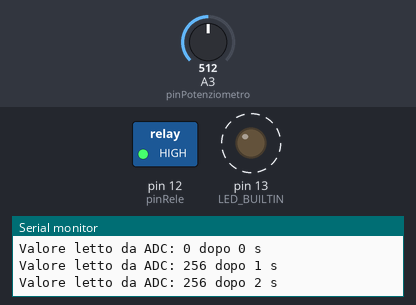
This sketch was run on a simulated Arduino Uno, built with avr-gcc and run on an emulated ATmega328P. On the bench: switched loads named in the sketch (green lamp = pin HIGH), output pins drawn as LEDs (lit = HIGH), the last lines printed to the serial monitor. Dashed ring = blinking. Inputs (shaded band) come from the test bench; at power-on: A3 (pinPotenziometro) = 512. Pins used as bus, display or sensor lines are not drawn.

Above: at 2.8 s.
2.9 s: A3 (pinPotenziometro) set to 74
4.5 s: A3 (pinPotenziometro) set to 63
At 5.4 s:
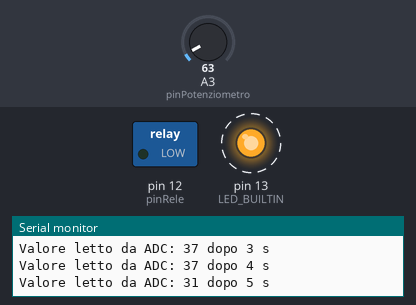
8.7 s: A3 (pinPotenziometro) set to 122
At 9.7 s:
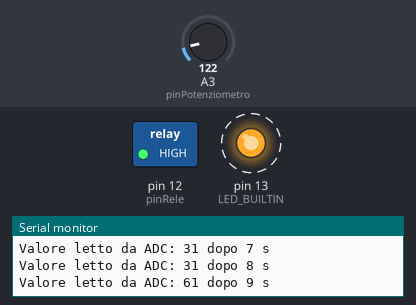
12.9 s: A3 (pinPotenziometro) set to 25
At 14.8 s:
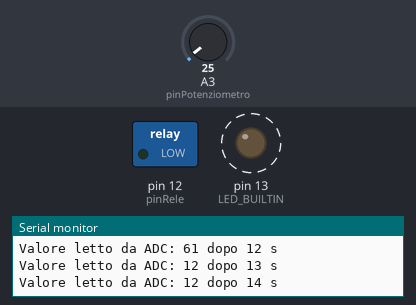
Timing chart, 0 to 18.1 s (numbered marks = the images above; inputs shaded):
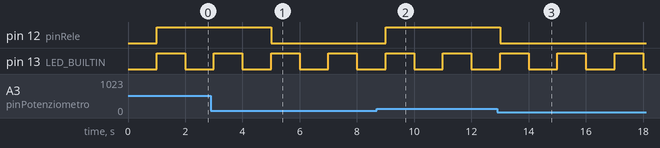

The sketch:

misura_temperatura.ino
```cpp
#include <TimerOne.h> // Da installare tramite Sketch -> Include library -> Manages libraries...

#define pinPotenziometro A3
#define pinRele 12
#define pinETM 11 // ETM = Execution Time Measurement
#define setPoint 35
#define offPoint setPoint - 0
#define onPoint setPoint - 2

/* Si sceglie implementazione con variabili globali
   Le variabili globali si indicano come volatile per disattivare
   ottimizzazioni lettura/scrittura del compilatore */

volatile int temp_int;
volatile bool heater_on = true; //Predefinita accessione elemento riscaldante

// Variabile che viene modificata all'interno dell'ISR
volatile unsigned long count_secondi = 0;


void setup()
{
  Serial.begin(9600); // inizializza il collegamento seriale
  // NON E' NECESSARIO INIZIALIZZARE IL PIN DEL CONVERTITORE ANALOGICO DIGITALE

  // configura i pin digitali
  pinMode(pinRele, OUTPUT);
  pinMode(pinETM, OUTPUT);
  pinMode(LED_BUILTIN, OUTPUT);

  // Inizializza il Timer1
  // Il primo parametro è il periodo in microsecondi (1.000.000 us = 1 secondo)
  // Il secondo parametro è il nome della funzione ISR da eseguire
  Timer1.initialize(1000000);
  Timer1.attachInterrupt(isr_1hz);
}

void loop()
{

  Serial.print("Valore letto da ADC: ");
  Serial.print(temp_int); // Stampa il valore letto
  Serial.print(" dopo ");
  Serial.print(count_secondi); // Stampa il numero di volte che è stata eseguita la ISR
  Serial.print(" s\n");


  delay(1000); // Aspetta 1000 millisecondi, ossia un secondo prima di fare un'altra misura
  //Attenzione: diversamente dal codice nella isr, il tempo di esecuzione non è completamente
  //deterministico, in quanto dipende dalla  scrittura su seriale
}

// Questa è la Interrupt Service Routine (ISR)
// Deve essere veloce e non può usare funzioni che bloccano l'esecuzione (come delay() o Serial.print() dirette)
void isr_1hz() {
  // Raise ETM pin to measure execution time
  digitalWrite(pinETM, HIGH);

  // Inverti lo stato del LED per mostrare visivamente l'interruzione (usare per verificare ISR)
  digitalWrite(LED_BUILTIN, !digitalRead(LED_BUILTIN));

  temp_int = readTemperature(); // legge il valore analogico del potenziometro

  DecisionLogic_Heater(); // "decide" se spegnere o accendere la resistenza

  updateHeaterStatus(); // aggiorna l'uscita fisica digitale dell'arduino

  // Incrementa il contatore
  count_secondi++;

  // Lowers ETM pin to measure execution time
  digitalWrite(pinETM, LOW);
}

//DECISION LOGIC
// Implementa il ciclo di isteresi tra offPoint e onPoint
void DecisionLogic_Heater()
{
  if(temp_int >= offPoint)
  {
    heater_on = false;
  } else if (temp_int <= onPoint)
  {
    heater_on = true;
  }
  else
  {
    ; //mantiene lo stato
  }
}
// DEVICE DRIVERS
// Leggi temperatura da LM-35 in analogico
int readTemperature()
{
  // Vout = 10 mV/°C \cdot T in [°C]. Offset temperature = 0
  return analogRead(pinPotenziometro)*512/1024; // legge il valore analogico del potenziometro
}

void updateHeaterStatus()
{
  if(heater_on)
  {
    digitalWrite(pinRele, LOW); // LOW level to turn ON
  }
  else
  {
    digitalWrite(pinRele, HIGH); // HIGH level to turn OFF
  }
}
```

Measured:
- the behaviour switches between 68 and 67 on A3 (pinPotenziometro) (found by bisection; images 0 and 1)
- after the input at 4.5 s, pin 12 (pinRele): HIGH → LOW after 0.50 s
- after the input at 8.7 s, pin 12 (pinRele): LOW → HIGH after 0.30 s
- after the input at 12.9 s, pin 12 (pinRele): HIGH → LOW after 0.10 s
- by itself, pin 13 (LED_BUILTIN): alternates HIGH for 1.0 s and LOW for 1.0 s
